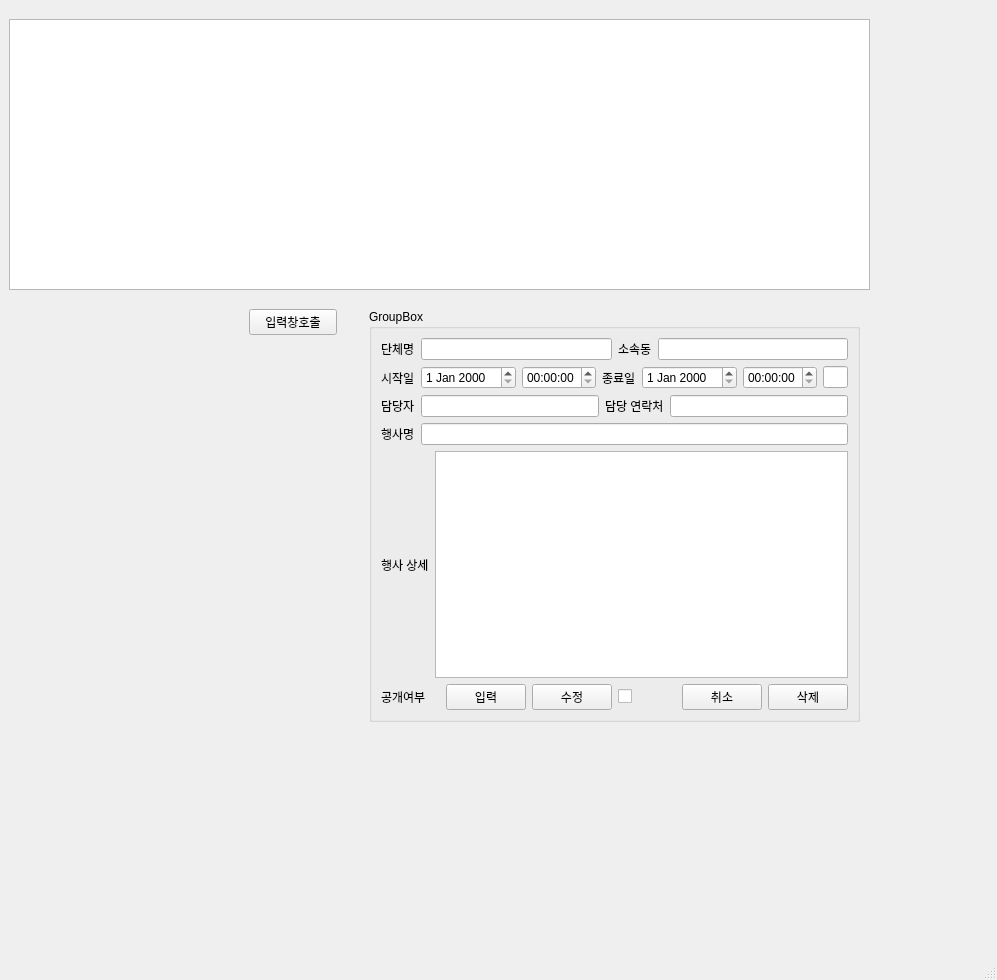
<?xml version="1.0" encoding="UTF-8"?>
<ui version="4.0">
 <class>Schedule</class>
 <widget class="QMainWindow" name="Schedule">
  <property name="geometry">
   <rect>
    <x>0</x>
    <y>0</y>
    <width>997</width>
    <height>980</height>
   </rect>
  </property>
  <property name="windowTitle">
   <string>Schedule</string>
  </property>
  <widget class="QWidget" name="centralwidget">
   <layout class="QGridLayout" name="gridLayout">
    <item row="0" column="0">
     <widget class="QStackedWidget" name="stackedWidget">
      <property name="currentIndex">
       <number>0</number>
      </property>
      <widget class="QWidget" name="page">
       <widget class="QTableWidget" name="tw_schedule">
        <property name="geometry">
         <rect>
          <x>0</x>
          <y>10</y>
          <width>861</width>
          <height>271</height>
         </rect>
        </property>
       </widget>
       <widget class="QGroupBox" name="groupBox_2">
        <property name="geometry">
         <rect>
          <x>360</x>
          <y>300</y>
          <width>491</width>
          <height>413</height>
         </rect>
        </property>
        <property name="title">
         <string>GroupBox</string>
        </property>
        <layout class="QVBoxLayout" name="verticalLayout_5">
         <item>
          <layout class="QHBoxLayout" name="horizontalLayout_3">
           <item>
            <widget class="QLabel" name="label_5">
             <property name="text">
              <string>단체명</string>
             </property>
            </widget>
           </item>
           <item>
            <widget class="QLineEdit" name="le_org"/>
           </item>
           <item>
            <widget class="QLabel" name="label_6">
             <property name="text">
              <string>소속동</string>
             </property>
            </widget>
           </item>
           <item>
            <widget class="QLineEdit" name="le_dong"/>
           </item>
          </layout>
         </item>
         <item>
          <layout class="QHBoxLayout" name="horizontalLayout_4">
           <item>
            <widget class="QLabel" name="label_7">
             <property name="text">
              <string>시작일</string>
             </property>
            </widget>
           </item>
           <item>
            <widget class="QDateEdit" name="s_date_edit"/>
           </item>
           <item>
            <widget class="QTimeEdit" name="s_time_edit"/>
           </item>
           <item>
            <widget class="QLabel" name="label_8">
             <property name="text">
              <string>종료일</string>
             </property>
            </widget>
           </item>
           <item>
            <widget class="QDateEdit" name="e_date_edit"/>
           </item>
           <item>
            <widget class="QTimeEdit" name="e_time_edit"/>
           </item>
           <item>
            <widget class="QLineEdit" name="le_end"/>
           </item>
          </layout>
         </item>
         <item>
          <layout class="QHBoxLayout" name="horizontalLayout_6">
           <item>
            <widget class="QLabel" name="label_11">
             <property name="text">
              <string>담당자</string>
             </property>
            </widget>
           </item>
           <item>
            <widget class="QLineEdit" name="le_manager"/>
           </item>
           <item>
            <widget class="QLabel" name="label_12">
             <property name="text">
              <string>담당 연락처</string>
             </property>
            </widget>
           </item>
           <item>
            <widget class="QLineEdit" name="le_man_phone"/>
           </item>
          </layout>
         </item>
         <item>
          <layout class="QHBoxLayout" name="horizontalLayout_8">
           <item>
            <widget class="QLabel" name="label_13">
             <property name="text">
              <string>행사명</string>
             </property>
            </widget>
           </item>
           <item>
            <widget class="QLineEdit" name="s_name"/>
           </item>
          </layout>
         </item>
         <item>
          <layout class="QHBoxLayout" name="horizontalLayout_9">
           <item>
            <widget class="QLabel" name="label_14">
             <property name="text">
              <string>행사 상세</string>
             </property>
            </widget>
           </item>
           <item>
            <widget class="QTextEdit" name="s_detail"/>
           </item>
          </layout>
         </item>
         <item>
          <layout class="QHBoxLayout" name="horizontalLayout_10">
           <item>
            <widget class="QLabel" name="label_15">
             <property name="text">
              <string>공개여부</string>
             </property>
            </widget>
           </item>
           <item>
            <widget class="QPushButton" name="reg_sch_btn_2">
             <property name="text">
              <string>입력</string>
             </property>
            </widget>
           </item>
           <item>
            <widget class="QPushButton" name="s_update_btn">
             <property name="text">
              <string>수정</string>
             </property>
            </widget>
           </item>
           <item>
            <widget class="QCheckBox" name="checkBox">
             <property name="text">
              <string/>
             </property>
            </widget>
           </item>
           <item>
            <widget class="QPushButton" name="cancel_btn">
             <property name="text">
              <string>취소</string>
             </property>
            </widget>
           </item>
           <item>
            <widget class="QPushButton" name="s_delete_btn">
             <property name="text">
              <string>삭제</string>
             </property>
            </widget>
           </item>
          </layout>
         </item>
        </layout>
       </widget>
       <widget class="QPushButton" name="call_input_btn">
        <property name="geometry">
         <rect>
          <x>240</x>
          <y>300</y>
          <width>88</width>
          <height>26</height>
         </rect>
        </property>
        <property name="text">
         <string>입력창호출</string>
        </property>
       </widget>
      </widget>
      <widget class="QWidget" name="page_2"/>
     </widget>
    </item>
   </layout>
  </widget>
  <widget class="QMenuBar" name="menubar">
   <property name="geometry">
    <rect>
     <x>0</x>
     <y>0</y>
     <width>997</width>
     <height>23</height>
    </rect>
   </property>
  </widget>
  <widget class="QStatusBar" name="statusbar"/>
 </widget>
 <resources/>
 <connections/>
</ui>
